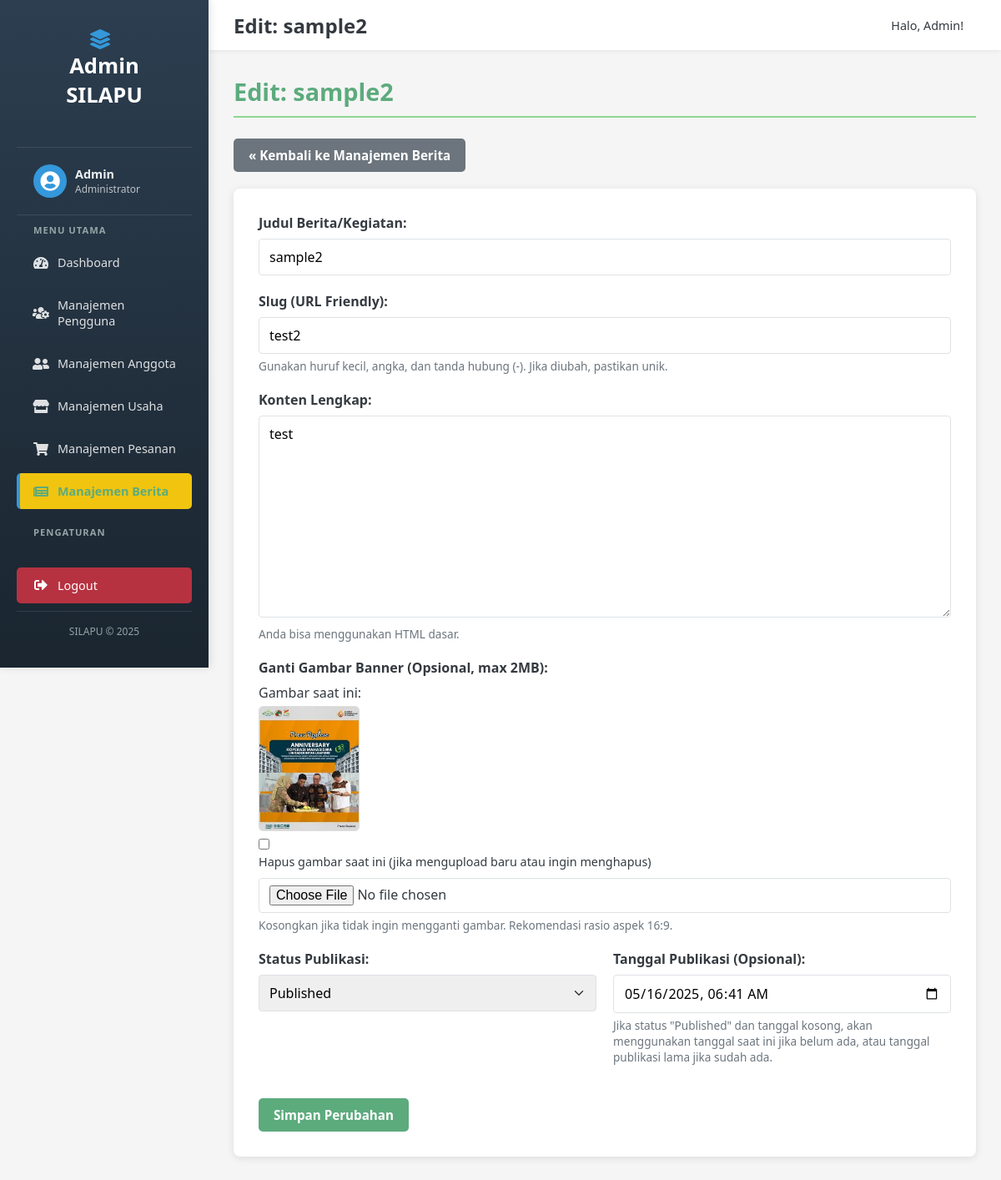
The page /admin/edit_berita.php?id=3 (signed in) on the database as committed earlier.
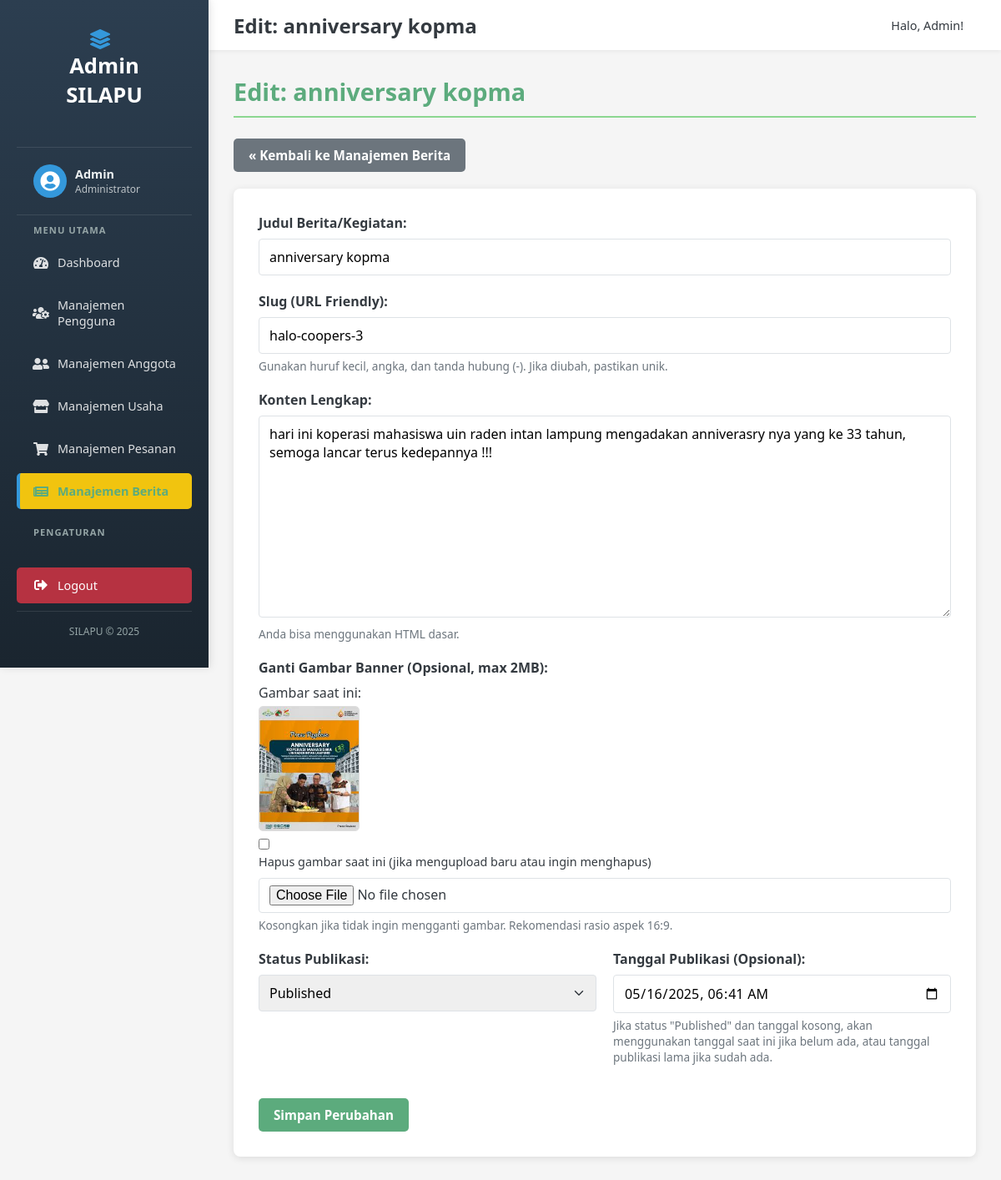
The same page on the database as committed later.
### tables this page shows
CREATE TABLE `berita_kegiatan` (
  `id` int NOT NULL,
  `judul` varchar(255) NOT NULL,
  `slug` varchar(255) NOT NULL,
  `konten` text NOT NULL,
  `gambar_banner` varchar(255) DEFAULT NULL,
  `penulis_id` int DEFAULT NULL,
  `status` enum('published','draft','archived') NOT NULL DEFAULT 'draft',
  `tanggal_publikasi` datetime DEFAULT NULL,
  `tanggal_dibuat` timestamp NULL DEFAULT CURRENT_TIMESTAMP,
  `tanggal_diupdate` timestamp NULL DEFAULT CURRENT_TIMESTAMP ON UPDATE CURRENT_TIMESTAMP
);

### admin/edit_berita.php (the view, shortened to what the changed rows need)
<?php
$pathPrefix = '../';
$adminPathPrefix = '';
$pageTitle = "Edit Berita/Kegiatan";
$berita_id = intval($_GET['id']);
require $pathPrefix . 'config/db.php';
$berita_detail = null;
$stmt_berita = $conn->prepare("SELECT * FROM berita_kegiatan WHERE id = ?");
$stmt_berita->bind_param("i", $berita_id);
$stmt_berita->execute();
$result_berita = $stmt_berita->get_result();
if ($result_berita->num_rows === 1) {
    $berita_detail = $result_berita->fetch_assoc();
    $pageTitle = "Edit: " . htmlspecialchars($berita_detail['judul']);
} else {
    $_SESSION['berita_message'] = ['type' => 'error', 'text' => 'Berita/Kegiatan tidak ditemukan.'];
    header("Location: manajemen_berita.php");
    exit;
}
include $pathPrefix . 'includes/admin_header.php';
?>
<h2 class="section-title">
    <?php echo $pageTitle; ?>
</h2>
<a href="<?php echo $adminPathPrefix; ?>manajemen_berita.php" class="btn-admin btn-admin-secondary" style="margin-bottom: 20px;">
    « Kembali ke Manajemen Berita
</a>
<div style="background-color: var(--white); padding: 30px; border-radius: 8px; box-shadow: 0 2px 10px rgba(0,0,0,0.1);">
    <?php if ($berita_detail): ?>
    <form action="<?php echo $adminPathPrefix; ?>proses_berita.php" method="POST" enctype="multipart/form-data" class="admin-form">
        <div class="form-group">
            <label for="judul">Judul Berita/Kegiatan:</label>
            <input type="text" class="form-control" id="judul" name="judul" required
                   value="<?php echo htmlspecialchars($berita_detail['judul']); ?>">
        </div>
        <div class="form-group">
            <label for="slug">Slug (URL Friendly):</label>
            <input type="text" class="form-control" id="slug" name="slug"
                   value="<?php echo htmlspecialchars($berita_detail['slug']); ?>"
                   placeholder="Contoh: judul-berita-keren-banget">
            <small class="form-text">Gunakan huruf kecil, angka, dan tanda hubung (-). Jika diubah, pastikan unik.</small>
        </div>
        <div class="form-group">
            <label for="konten">Konten Lengkap:</label>
            <textarea class="form-control" id="konten" name="konten" rows="10" required><?php echo htmlspecialchars($berita_detail['konten']); ?></textarea>
            <small class="form-text">Anda bisa menggunakan HTML dasar.</small>
        </div>
        <div class="form-group">
            <label for="gambar_banner">Ganti Gambar Banner (Opsional, max 2MB):</label>
            <?php if ($berita_detail['gambar_banner']): ?>
                <p style="margin-bottom: 10px;">Gambar saat ini: <br>
                    <img src="<?php echo $pathPrefix . htmlspecialchars($berita_detail['gambar_banner']); ?>" alt="Banner Saat Ini" style="max-width: 200px; max-height: 150px; border-radius: 5px; border: 1px solid #ddd; margin-top:5px;">
                    <br><input type="checkbox" name="hapus_gambar_lama" value="1" id="hapus_gambar_lama"> <label for="hapus_gambar_lama" style="font-weight:normal; font-size:0.9rem;">Hapus gambar saat ini (jika mengupload baru atau ingin menghapus)</label>
                </p>
            <?php endif; ?>
            <input type="file" class="form-control" id="gambar_banner" name="gambar_banner" accept="image/jpeg, image/png, image/gif">
            <small class="form-text">Kosongkan jika tidak ingin mengganti gambar. Rekomendasi rasio aspek 16:9.</small>
        </div>
        <div style="display: grid; grid-template-columns: repeat(auto-fit, minmax(250px, 1fr)); gap: 20px;">
            <div class="form-group">
                <label for="status">Status Publikasi:</label>
                <select name="status" id="status" class="form-control">
                    <option value="published" <?php echo ($berita_detail['status'] == 'published') ? 'selected' : ''; ?>>Published</option>
                </select>
            </div>
            <div class="form-group">
                <label for="tanggal_publikasi">Tanggal Publikasi (Opsional):</label>
                <input type="datetime-local" class="form-control" id="tanggal_publikasi" name="tanggal_publikasi"
                       value="<?php echo $berita_detail['tanggal_publikasi'] ? date('Y-m-d\TH:i', strtotime($berita_detail['tanggal_publikasi'])) : ''; ?>">
                <small class="form-text">Jika status "Published" dan tanggal kosong, akan menggunakan tanggal saat ini jika belum ada, atau tanggal publikasi lama jika sudah ada.</small>
            </div>
        </div>
        <button type="submit" name="submit_berita" class="btn-admin btn-admin-primary" style="margin-top: 20px;">
            Simpan Perubahan
        </button>
    </form>
    <?php endif; ?>
</div>
<?php
include $pathPrefix . 'includes/admin_footer.php';
?>

### includes/admin_header.php (shortened to what the changed rows need)
<!DOCTYPE html>
<html lang="id">
<head>
    <link rel="stylesheet" href="<?php echo ($pathPrefix ?? '../'); ?>assets/css/admin_style.css">
     <link rel="stylesheet" href="https://cdnjs.cloudflare.com/ajax/libs/font-awesome/5.15.4/css/all.min.css">
</head>
<body class="admin-body"> <?php  ?>
    <?php
        include 'admin_sidebar.php';
    ?>
    <div class="main-content-area">
        <header class="admin-top-header">
            <h1 class="page-main-title"><?php echo $pageTitle ?? 'Dashboard Admin'; ?></h1>
            <?php if(isset($_SESSION['user_id']) && isset($_SESSION['username'])): ?>
            <div class="admin-user-info">
                <span>Halo, <?php echo htmlspecialchars($_SESSION['username']); ?>!</span>
            </div>
            <?php endif; ?>
        </header>
        <main class="page-content <?php  ?>">
            <div class="content-wrapper">

Rows that differ between the two databases and show on the page:
changed berita_kegiatan "Published": judul "Edit: sample2" → "Edit: anniversary kopma"; judul "sample2" → "anniversary kopma"; slug "test2" → "halo-coopers-3"; konten "test" → "hari ini koperasi mahasiswa uin raden intan lampung mengadakan anniverasry nya yang ke 33 tahun, semoga lancar terus kedepannya !!!"
